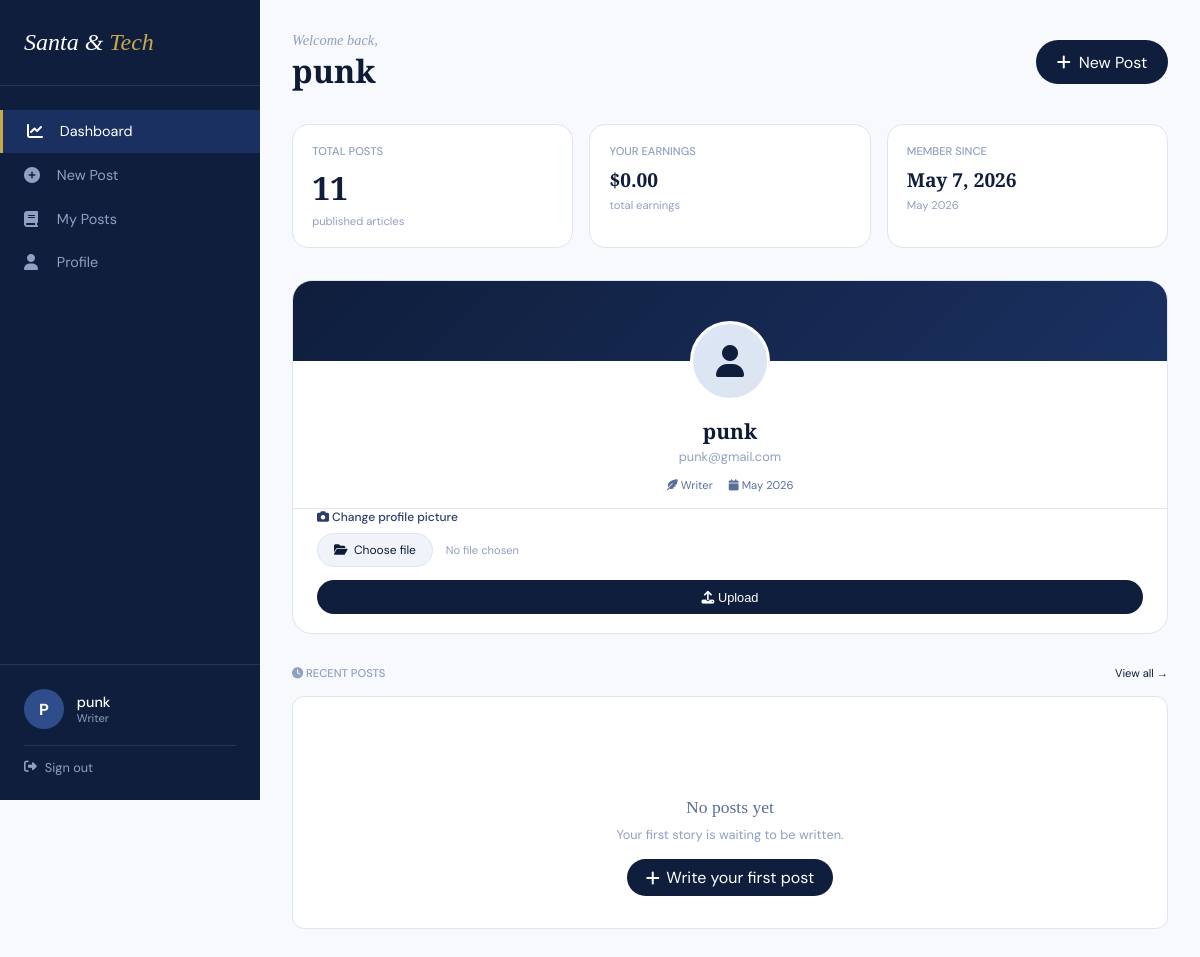
Page /dashboard/profile/ (signed in) on the committed database.
### blogs/models.py (models this page shows, shortened)
class User(AbstractBaseUser, PermissionsMixin):
    class UserType(models.TextChoices):
        READER = 'reader', 'Reader'
        AUTHOR = 'author', 'Author'
        ADMIN = 'admin', 'Admin'
    id = models.AutoField(primary_key=True)
    username = models.CharField(max_length=150, unique=True)
    email = models.EmailField(unique=True)
    earnings = models.DecimalField(max_digits=10, decimal_places=2, default=0.00)
    userType = models.CharField(
        max_length=10,
        choices=UserType.choices,
        default=UserType.READER
    )
    is_staff = models.BooleanField(default=False)
    is_active = models.BooleanField(default=True)
    date_joined = models.DateTimeField(auto_now_add=True)
    updated_at = models.DateTimeField(auto_now=True)
    profile_picture = CloudinaryField('profile_picture', blank=True, null=True)
    objects = CustomUserManager()
    USERNAME_FIELD = 'email'
    REQUIRED_FIELDS = ['username']

### blogs/views.py (the view)
# urls.py: path('dashboard/profile/', views.profile_view, name='profile'),
@login_required(login_url='login')
def profile_view(request):
    user_posts = Post.objects.filter(author=request.user).order_by('-created_at')
    return render(request, 'dashboard/profile.html', {'user_posts': user_posts, 'user_earnings': request.user.earnings})

### blogs/templates/dashboard/profile.html (shortened to what this page needs)
<!DOCTYPE html>
<html lang="en">
<head>
    <link rel="stylesheet" href="https://cdnjs.cloudflare.com/ajax/libs/font-awesome/6.5.1/css/all.min.css">
</head>
<body>
<div class="layout">
    <aside id="sidebar">
        <a href="/" class="brand">Santa & <span>Tech</span></a>
        <ul class="sidebar-nav">
            <li><a href="#" class="active"><i class="fas fa-chart-line"></i> Dashboard</a></li>
            <li><a href="{% url 'create_post' %}"><i class="fas fa-plus-circle"></i> New Post</a></li>
            <li><a href="{% url 'my_post' %}"><i class="fas fa-book"></i> My Posts</a></li>
            <li><a href="#"><i class="fas fa-user"></i> Profile</a></li>
        </ul>
        <div class="sidebar-bottom">
            <div class="user-info">
                <div class="user-avatar">{{ request.user.username|slice:":1"|upper }}</div>
                <div class="user-details">
                    <div class="user-name">{{ request.user.username }}</div>
                    <div class="user-role">Writer</div>
                </div>
            </div>
            <a href="{% url 'logout' %}" class="logout-link">
                <i class="fas fa-sign-out-alt"></i> Sign out
            </a>
        </div>
    </aside>
    <main>
        <div class="page-header">
            <div>
                <p class="greeting">Welcome back,</p>
                <h1 class="page-title">{{ request.user.username }}</h1>
            </div>
            <a href="{% url 'create_post' %}" class="btn-new">
                <i class="fas fa-plus"></i> New Post
            </a>
        </div>
        <div class="stats-row">
            <div class="stat-card">
                <div class="stat-label">Total Posts</div>
                <div class="stat-value">{{ user_posts|length }}</div>
                <div class="stat-sub">published articles</div>
            </div>
            <div class="stat-card">
                <div class="stat-label">Your Earnings</div>
                <div class="stat-value" style="font-size:1.2rem;">
                    ${{ user_earnings|floatformat:2 }}
                </div>
                <div class="stat-sub">total earnings</div>
            </div>
            <div class="stat-card">
                <div class="stat-label">Member Since</div>
                <div class="stat-value" style="font-size:1.2rem;">{{ request.user.date_joined|date:"M j, Y" }}</div>
                <div class="stat-sub">{{ request.user.date_joined|date:"F Y" }}</div>
            </div>
        </div>
        <div class="profile-card">
            <div class="profile-cover"></div>
            <div class="avatar-section">
                {% if user.profile_picture and user.profile_picture.url %}
                    <img class="avatar" src="{{ user.profile_picture.url }}" alt="{{ user.username }}">
                {% else %}
                    <div class="avatar-placeholder">
                        <i class="fas fa-user"></i>
                    </div>
                {% endif %}
            </div>
            <div class="profile-info">
                <div class="profile-name">{{ user.username }}</div>
                <div class="profile-email">{{ user.email }}</div>
                <div class="profile-meta">
                    <span><i class="fas fa-feather-alt"></i> Writer</span>
                    <span><i class="fas fa-calendar"></i> {{ user.date_joined|date:"F Y" }}</span>
                </div>
            </div>
            <form method="post" enctype="multipart/form-data" class="upload-form">
                <div class="upload-label">
                    <i class="fas fa-camera"></i> Change profile picture
                </div>
                <div class="file-input-wrapper">
                    <label class="file-btn">
                        <i class="fas fa-folder-open"></i> Choose file
                    </label>
                    <span class="file-name" id="fileName">No file chosen</span>
                </div>
                <button type="submit" class="upload-btn">
                    <i class="fas fa-upload"></i> Upload
                </button>
            </form>
        </div>
        <div class="section-header">
            <span class="section-title"><i class="fas fa-clock"></i> Recent Posts</span>
            <a href="{% url 'my_post' %}" class="view-all">View all →</a>
        </div>
        {% if posts %}
        <div class="posts-list">
            {% for post in posts|slice:":5" %}
            <div class="post-row">
                <span class="post-index">{{ forloop.counter }}</span>
                <div class="post-info">
                    <div class="post-title-text">{{ post.title }}</div>
                    <div class="post-date">{{ post.created_at|date:"F j, Y" }}</div>
                </div>
                <div class="post-actions">
                    <a href="{% url 'post' post.id %}" class="action-btn" title="View">
                        <i class="fas fa-eye"></i>
                    </a>
                    <a href="{% url 'edit_post' post.id %}" class="action-btn" title="Edit">
                        <i class="fas fa-edit"></i>
                    </a>
                    <button class="action-btn danger" title="Delete
                        <i class="fas fa-trash-alt"></i>
                    </button>
                </div>
            </div>
            {% endfor %}
        </div>
        {% else %}
        <div class="empty-state">
            <div class="empty-icon"></div>
            <p class="empty-title">No posts yet</p>
            <p class="empty-sub">Your first story is waiting to be written.</p>
            <a href="{% url 'create_post' %}" class="btn-empty">
                <i class="fas fa-plus"></i> Write your first post
            </a>
        </div>
        {% endif %}
    </main>
</div>
</body>
</html>

### rows in the picture
User: user.username "P", user.username "punk", earnings "0.00", user.date_joined "May 7, 2026", user.date_joined "May 2026", username "punk", email "punk@gmail.com", date_joined "May 2026"

### other values in the picture
{{ user_posts|length }} "11"
